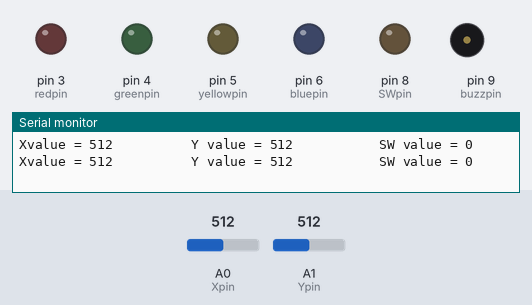
Simulated run of this sketch. Board: Arduino Uno, built with avr-gcc and run on an emulated ATmega328P. Shown: output pins drawn as LEDs (lit = HIGH), buzzer (waves = sounding, pin HIGH), the last lines printed to the serial monitor. The test bench sets the inputs (shaded band); at power-on: A0 (Xpin) = 512, A1 (Ypin) = 512.

Above: at 1.3 s.
1.4 s: A0 (Xpin) set to 0
At 3.2 s:
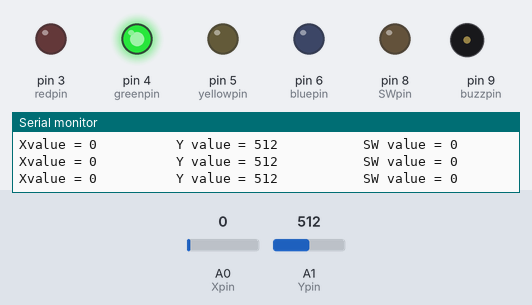
3.5 s: A0 (Xpin) set to 1008
5.2 s: A0 (Xpin) set to 1022
At 6.7 s:
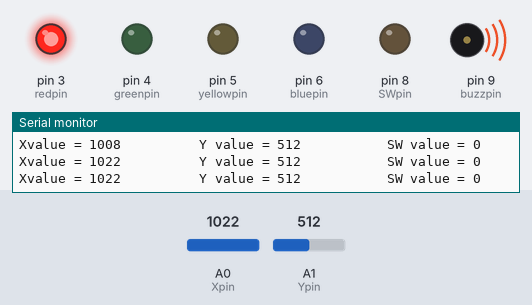
7.5 s: A1 (Ypin) set to 109
10.5 s: A1 (Ypin) set to 89
13.5 s: A0 (Xpin) set to 0
At 14.6 s:
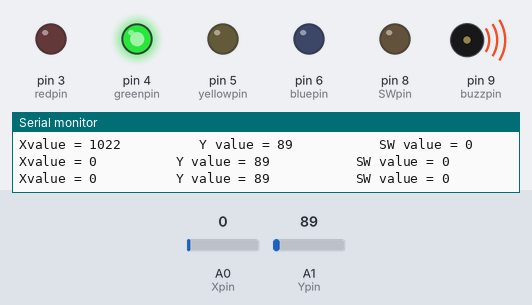
Timing chart, 0 to 16.5 s (numbered marks = the images above; inputs shaded):
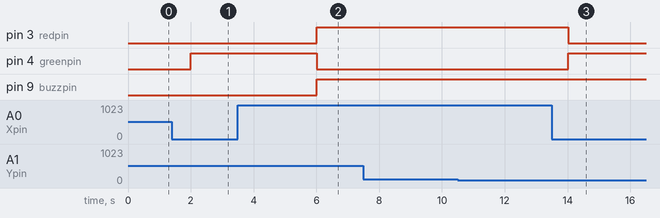

The sketch:

JoystickLedSignals.ino
```cpp
int redpin = 3;
int greenpin = 4;
int yellowpin = 5;
int bluepin = 6;
int Xpin = A0;
int Ypin = A1;
int SWpin = 8;
int dt = 500;
int Xvalue;
int Yvalue;
int SWvalue;
int buzzpin = 9;

void setup() {
  // put your setup code here, to run once:
  pinMode(redpin, OUTPUT);
  pinMode(greenpin, OUTPUT);
  pinMode(yellowpin, OUTPUT);
  pinMode(bluepin, OUTPUT);
  pinMode(SWpin, OUTPUT);
  pinMode(Xpin, INPUT);
  pinMode(Ypin, INPUT);
  pinMode(buzzpin, OUTPUT);

  Serial.begin(9600);
}

void loop() {
  Xvalue = analogRead(Xpin);
  Yvalue = analogRead(Ypin);
  SWvalue = digitalRead(SWpin);
  delay(dt);
  Serial.println();
  Serial.print("Xvalue = ");
  Serial.print(Xvalue);
  Serial.print("          ");
  Serial.print("Y value = ");
  Serial.print(Yvalue);
  Serial.print("           ");
  Serial.print("SW value = ");
  Serial.print(SWvalue);

  if (Xvalue == 0)
  {
    digitalWrite(greenpin, HIGH);
    digitalWrite(redpin, LOW);
    digitalWrite(yellowpin, LOW);
    digitalWrite(bluepin, LOW);
  }
  else if (Xvalue == 1022 || Xvalue == 1023)
  {
    digitalWrite(redpin, HIGH);
    digitalWrite(buzzpin, HIGH);
    digitalWrite(greenpin, LOW);
    digitalWrite(yellowpin, LOW);
    digitalWrite(bluepin, LOW);
  }
  else if (Yvalue == 0)
  {
    digitalWrite(yellowpin, HIGH);
    digitalWrite(bluepin, LOW);
    digitalWrite(redpin, LOW);
    digitalWrite(greenpin, LOW);
  }
  else if (Yvalue == 1022 || Yvalue == 1023)
  {
    digitalWrite(bluepin, HIGH);
    digitalWrite(redpin, LOW);
    digitalWrite(greenpin, LOW);
    digitalWrite(yellowpin, LOW);
  }
  else if (Xvalue == 515 && Yvalue == 509)
  {
    digitalWrite(bluepin, LOW);
    digitalWrite(redpin, LOW);
    digitalWrite(greenpin, LOW);
    digitalWrite(yellowpin, LOW);
    digitalWrite(buzzpin, LOW);
  }
}
```

Measured:
- the behaviour switches between 1021 and 1022 on A0 (Xpin) (found by bisection; images 1 and 2)
- after the input at 1.4 s, pin 4 (greenpin): LOW → HIGH after 0.60 s
- after the input at 5.2 s, pin 3 (redpin), pin 9 (buzzpin): LOW → HIGH after 0.81 s; pin 4 (greenpin): HIGH → LOW after 0.81 s
- after the input at 13.5 s, pin 3 (redpin): HIGH → LOW after 0.53 s; pin 4 (greenpin): LOW → HIGH after 0.53 s
